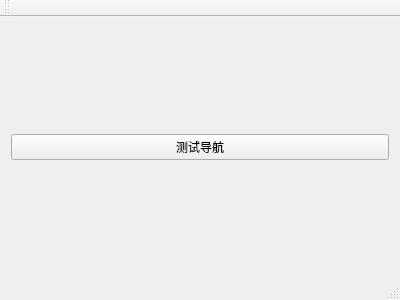
<?xml version="1.0" encoding="UTF-8"?>
<ui version="4.0">
 <class>MainWindow</class>
 <widget class="QMainWindow" name="MainWindow">
  <property name="geometry">
   <rect>
    <x>0</x>
    <y>0</y>
    <width>400</width>
    <height>300</height>
   </rect>
  </property>
  <property name="windowTitle">
   <string>MainWindow</string>
  </property>
  <widget class="QWidget" name="centralWidget">
   <layout class="QVBoxLayout" name="verticalLayout">
    <item>
     <widget class="QPushButton" name="pushButton">
      <property name="text">
       <string>测试导航</string>
      </property>
     </widget>
    </item>
   </layout>
  </widget>
  <widget class="QMenuBar" name="menuBar">
   <property name="geometry">
    <rect>
     <x>0</x>
     <y>0</y>
     <width>400</width>
     <height>26</height>
    </rect>
   </property>
  </widget>
  <widget class="QToolBar" name="mainToolBar">
   <attribute name="toolBarArea">
    <enum>TopToolBarArea</enum>
   </attribute>
   <attribute name="toolBarBreak">
    <bool>false</bool>
   </attribute>
  </widget>
  <widget class="QStatusBar" name="statusBar"/>
 </widget>
 <layoutdefault spacing="6" margin="11"/>
 <resources/>
 <connections/>
</ui>
